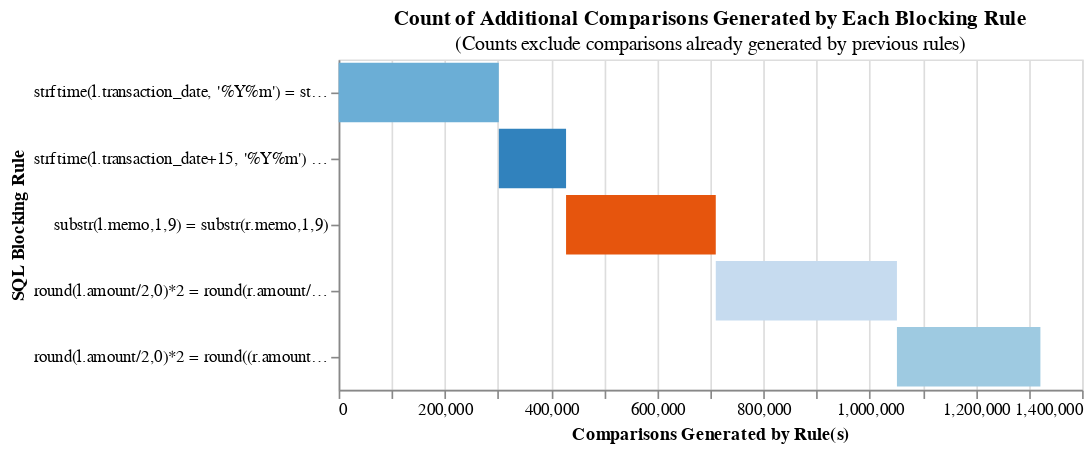

Here is the notebook cell this chart was saved with:
### Code cell
blocking_rule_date_1 = """
    strftime(l.transaction_date, '%Y%m') = strftime(r.transaction_date, '%Y%m')
    and substr(l.memo, 1,3) = substr(r.memo,1,3)
    and l.amount/r.amount > 0.7   and l.amount/r.amount < 1.3
"""

blocking_rule_date_2 = """
    strftime(l.transaction_date+15, '%Y%m') = strftime(r.transaction_date, '%Y%m')
    and substr(l.memo, 1,3) = substr(r.memo,1,3)
    and l.amount/r.amount > 0.7   and l.amount/r.amount < 1.3
"""

blocking_rule_memo = """
substr(l.memo,1,9) = substr(r.memo,1,9)
"""

blocking_rule_amount_1 = """
round(l.amount/2,0)*2 = round(r.amount/2,0)*2 and yearweek(r.transaction_date) = yearweek(l.transaction_date)
"""

blocking_rule_amount_2 = """
round(l.amount/2,0)*2 = round((r.amount+1)/2,0)*2 and yearweek(r.transaction_date) = yearweek(l.transaction_date + 4)
"""

linker.cumulative_num_comparisons_from_blocking_rules_chart(
    [blocking_rule_date_1, blocking_rule_date_2, blocking_rule_memo, blocking_rule_amount_1, blocking_rule_amount_2]
)

### Figure 1 — Vega-Lite specification as saved in the notebook (floating-point values rounded to 4 significant figures)
{"$schema": "https://vega.github.io/schema/vega-lite/v5.json", "config": {"header": {"title": null}, "mark": {"tooltip": null}, "title": {"anchor": "middle"}, "view": {"height": 200, "width": 450}}, "data": {"values": [{"cartesian": 2054446276, "cumulative_rows": 301614, "reduction_ratio": "The rolling reduction ratio with your given blocking rule(s) is 1.0. \nThis represents the reduction in the total number of comparisons due to your rule(s).", "row_count": 301614, "rule": "\n    strftime(l.transaction_date, '%Y%m') = strftime(r.transaction_date, '%Y%m')\n    and substr(l.memo, 1,3) = substr(r.memo,1,3)\n    and l.amount/r.amount > 0.7   and l.amount/r.amount < 1.3\n", "start": 0}, {"cartesian": 2054446276, "cumulative_rows": 428250, "reduction_ratio": "The rolling reduction ratio with your given blocking rule(s) is 1.0. \nThis represents the reduction in the total number of comparisons due to your rule(s).", "row_count": 126636, "rule": "\n    strftime(l.transaction_date+15, '%Y%m') = strftime(r.transaction_date, '%Y%m')\n    and substr(l.memo, 1,3) = substr(r.memo,1,3)\n    and l.amount/r.amount > 0.7   and l.amount/r.amount < 1.3\n", "start": 301614}, {"cartesian": 2054446276, "cumulative_rows": 710190, "reduction_ratio": "The rolling reduction ratio with your given blocking rule(s) is 1.0. \nThis represents the reduction in the total number of comparisons due to your rule(s).", "row_count": 281940, "rule": "\nsubstr(l.memo,1,9) = substr(r.memo,1,9)\n", "start": 428250}, {"cartesian": 2054446276, "cumulative_rows": 1051372, "reduction_ratio": "The rolling reduction ratio with your given blocking rule(s) is 0.999. \nThis represents the reduction in the total number of comparisons due to your rule(s).", "row_count": 341182, "rule": "\nround(l.amount/2,0)*2 = round(r.amount/2,0)*2 and yearweek(r.transaction_date) = yearweek(l.transaction_date)\n", "start": 710190}, {"cartesian": 2054446276, "cumulative_rows": 1321538, "reduction_ratio": "The rolling reduction ratio with your given blocking rule(s) is 0.999. \nThis represents the reduction in the total number of comparisons due to your rule(s).", "row_count": 270166, "rule": "\nround(l.amount/2,0)*2 = round((r.amount+1)/2,0)*2 and yearweek(r.transaction_date) = yearweek(l.transaction_date + 4)\n", "start": 1051372}]}, "encoding": {"color": {"field": "rule", "legend": null, "scale": {"scheme": "category20c"}}, "order": {"field": "cumulative_rows"}, "tooltip": [{"field": "rule", "title": "SQL Condition", "type": "nominal"}, {"field": "row_count", "format": ",", "title": "Comparisons Generated", "type": "quantitative"}, {"field": "cumulative_rows", "format": ",", "title": "Cumulative Comparisons", "type": "quantitative"}, {"field": "cartesian", "format": ",", "title": "Cartesian Product of Input Data", "type": "quantitative"}, {"field": "reduction_ratio", "title": "Reduction Ratio (cumulative rows/cartesian product)", "type": "ordinal"}], "x": {"field": "start", "title": "Comparisons Generated by Rule(s)", "type": "quantitative"}, "x2": {"field": "cumulative_rows"}, "y": {"field": "rule", "sort": "-x2", "title": "SQL Blocking Rule"}}, "mark": "bar", "title": {"subtitle": "(Counts exclude comparisons already generated by previous rules)", "text": "Count of Additional Comparisons Generated by Each Blocking Rule"}}
